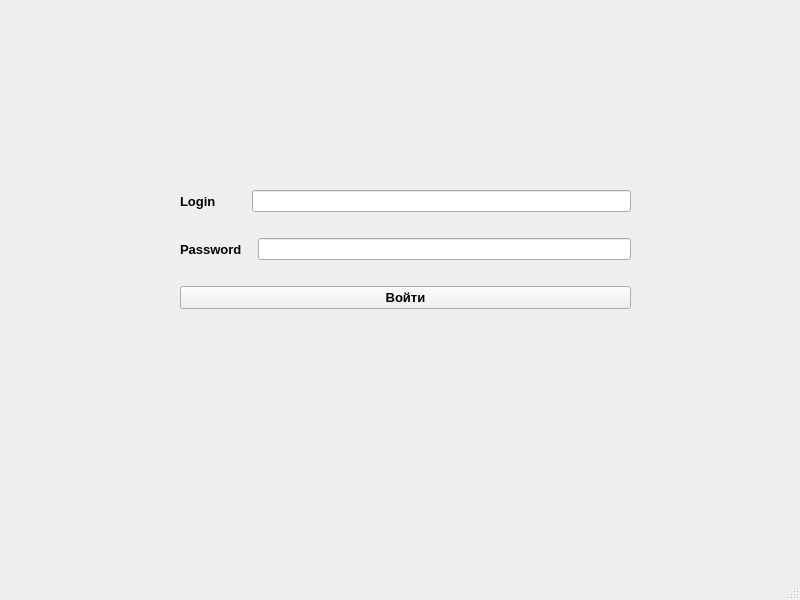
<?xml version="1.0" encoding="UTF-8"?>
<ui version="4.0">
 <class>MainWindow</class>
 <widget class="QMainWindow" name="MainWindow">
  <property name="geometry">
   <rect>
    <x>0</x>
    <y>0</y>
    <width>800</width>
    <height>600</height>
   </rect>
  </property>
  <property name="font">
   <font>
    <fontweight>ExtraLight</fontweight>
   </font>
  </property>
  <property name="windowTitle">
   <string>MainWindow</string>
  </property>
  <widget class="QWidget" name="centralwidget">
   <widget class="QWidget" name="">
    <property name="geometry">
     <rect>
      <x>180</x>
      <y>170</y>
      <width>451</width>
      <height>161</height>
     </rect>
    </property>
    <layout class="QVBoxLayout" name="verticalLayout">
     <item>
      <layout class="QHBoxLayout" name="horizontalLayout">
       <item>
        <widget class="QLabel" name="label">
         <property name="font">
          <font>
           <pointsize>10</pointsize>
           <bold>true</bold>
          </font>
         </property>
         <property name="text">
          <string>Login</string>
         </property>
        </widget>
       </item>
       <item>
        <spacer name="horizontalSpacer">
         <property name="orientation">
          <enum>Qt::Orientation::Horizontal</enum>
         </property>
         <property name="sizeType">
          <enum>QSizePolicy::Policy::Preferred</enum>
         </property>
         <property name="sizeHint" stdset="0">
          <size>
           <width>30</width>
           <height>20</height>
          </size>
         </property>
        </spacer>
       </item>
       <item>
        <widget class="QLineEdit" name="lineEdit">
         <property name="layoutDirection">
          <enum>Qt::LayoutDirection::RightToLeft</enum>
         </property>
        </widget>
       </item>
      </layout>
     </item>
     <item>
      <layout class="QHBoxLayout" name="horizontalLayout_2">
       <item>
        <widget class="QLabel" name="label_2">
         <property name="font">
          <font>
           <pointsize>10</pointsize>
           <bold>true</bold>
          </font>
         </property>
         <property name="text">
          <string>Password</string>
         </property>
        </widget>
       </item>
       <item>
        <spacer name="horizontalSpacer_2">
         <property name="orientation">
          <enum>Qt::Orientation::Horizontal</enum>
         </property>
         <property name="sizeType">
          <enum>QSizePolicy::Policy::Preferred</enum>
         </property>
         <property name="sizeHint" stdset="0">
          <size>
           <width>10</width>
           <height>20</height>
          </size>
         </property>
        </spacer>
       </item>
       <item>
        <widget class="QLineEdit" name="lineEdit_2">
         <property name="layoutDirection">
          <enum>Qt::LayoutDirection::RightToLeft</enum>
         </property>
        </widget>
       </item>
      </layout>
     </item>
     <item>
      <widget class="QPushButton" name="pushButton">
       <property name="font">
        <font>
         <pointsize>10</pointsize>
         <bold>true</bold>
        </font>
       </property>
       <property name="text">
        <string>Войти</string>
       </property>
      </widget>
     </item>
    </layout>
   </widget>
  </widget>
  <widget class="QMenuBar" name="menubar">
   <property name="geometry">
    <rect>
     <x>0</x>
     <y>0</y>
     <width>800</width>
     <height>22</height>
    </rect>
   </property>
  </widget>
  <widget class="QStatusBar" name="statusbar"/>
 </widget>
 <resources/>
 <connections/>
</ui>
